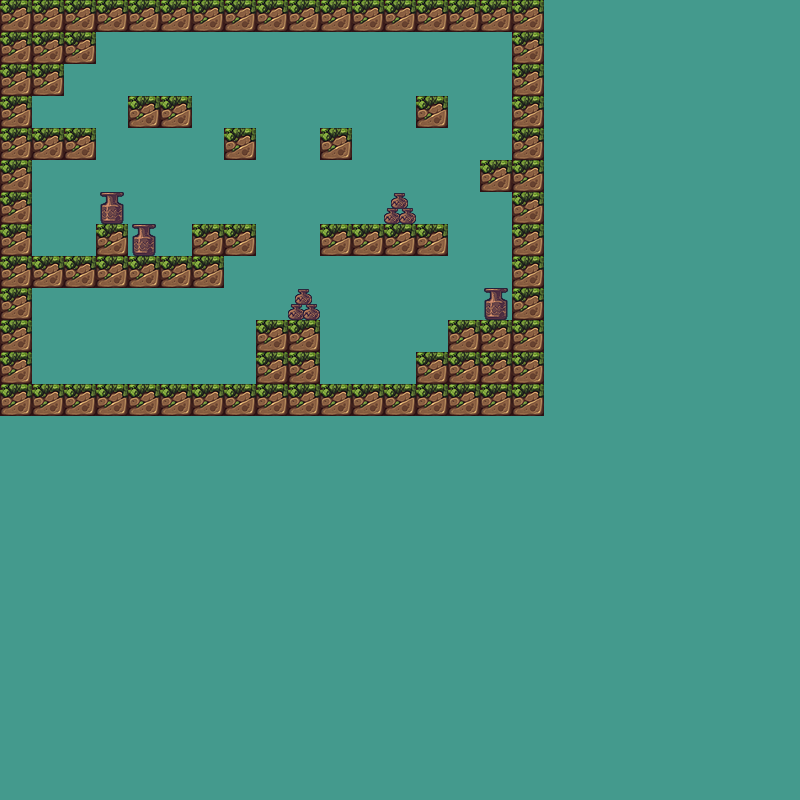

This is a level from a 2D game, rendered from its Tiled map with the project's own tilesets. A one-line summary and the complete map file follow:
An orthogonal 25x25 tile map with 32x32 px tiles, 2 tile layers (Tile Layer 2, Tile Layer 1) and 13 objects (11x texture, player, finish).

<map version="1.0" orientation="orthogonal" renderorder="right-down" width="25" height="25" tilewidth="32" tileheight="32" nextobjectid="50">
 <tileset firstgid="1" name="hyptosis_tile-art-batch-1" tilewidth="32" tileheight="32" tilecount="900" columns="30">
  <image source="hyptosis_tile-art-batch-1.png" width="960" height="960" />
 </tileset>
 <layer name="Tile Layer 2" width="25" height="25">
  <data encoding="csv">
208,208,208,208,208,208,208,208,208,208,208,208,208,208,208,208,208,208,208,208,208,208,208,208,208,
208,208,208,208,208,208,208,208,208,208,208,208,208,208,208,208,208,208,208,208,208,208,208,208,208,
208,208,208,208,208,208,208,208,208,208,208,208,208,208,208,208,208,208,208,208,208,208,208,208,208,
208,208,208,208,208,208,208,208,208,208,208,208,208,208,208,208,208,208,208,208,208,208,208,208,208,
208,208,208,208,208,208,208,208,208,208,208,208,208,208,208,208,208,208,208,208,208,208,208,208,208,
208,208,208,208,208,208,208,208,208,208,208,208,208,208,208,208,208,208,208,208,208,208,208,208,208,
208,208,208,208,208,208,208,208,208,208,208,208,208,208,208,208,208,208,208,208,208,208,208,208,208,
208,208,208,208,208,208,208,208,208,208,208,208,208,208,208,208,208,208,208,208,208,208,208,208,208,
208,208,208,208,208,208,208,208,208,208,208,208,208,208,208,208,208,208,208,208,208,208,208,208,208,
208,208,208,208,208,208,208,208,208,208,208,208,208,208,208,208,208,208,208,208,208,208,208,208,208,
208,208,208,208,208,208,208,208,208,208,208,208,208,208,208,208,208,208,208,208,208,208,208,208,208,
208,208,208,208,208,208,208,208,208,208,208,208,208,208,208,208,208,208,208,208,208,208,208,208,208,
208,208,208,208,208,208,208,208,208,208,208,208,208,208,208,208,208,208,208,208,208,208,208,208,208,
208,208,208,208,208,208,208,208,208,208,208,208,208,208,208,208,208,208,208,208,208,208,208,208,208,
208,208,208,208,208,208,208,208,208,208,208,208,208,208,208,208,208,208,208,208,208,208,208,208,208,
208,208,208,208,208,208,208,208,208,208,208,208,208,208,208,208,208,208,208,208,208,208,208,208,208,
208,208,208,208,208,208,208,208,208,208,208,208,208,208,208,208,208,208,208,208,208,208,208,208,208,
208,208,208,208,208,208,208,208,208,208,208,208,208,208,208,208,208,208,208,208,208,208,208,208,208,
208,208,208,208,208,208,208,208,208,208,208,208,208,208,208,208,208,208,208,208,208,208,208,208,208,
208,208,208,208,208,208,208,208,208,208,208,208,208,208,208,208,208,208,208,208,208,208,208,208,208,
208,208,208,208,208,208,208,208,208,208,208,208,208,208,208,208,208,208,208,208,208,208,208,208,208,
208,208,208,208,208,208,208,208,208,208,208,208,208,208,208,208,208,208,208,208,208,208,208,208,208,
208,208,208,208,208,208,208,208,208,208,208,208,208,208,208,208,208,208,208,208,208,208,208,208,208,
208,208,208,208,208,208,208,208,208,208,208,208,208,208,208,208,208,208,208,208,208,208,208,208,208,
208,208,208,208,208,208,208,208,208,208,208,208,208,208,208,208,208,208,208,208,208,208,208,208,208
</data>
 </layer>
 <layer name="Tile Layer 1" width="25" height="25">
  <data encoding="csv">
248,248,248,248,248,248,248,248,248,248,248,248,248,248,248,248,248,0,0,0,0,0,0,0,0,
248,248,248,0,0,0,0,0,0,0,0,0,0,0,0,0,248,0,0,0,0,0,0,0,0,
248,248,0,0,0,0,0,0,0,0,0,0,0,0,0,0,248,0,0,0,0,0,0,0,0,
248,0,0,0,248,248,0,0,0,0,0,0,0,248,0,0,248,0,0,0,0,0,0,0,0,
248,248,248,0,0,0,0,248,0,0,248,0,0,0,0,0,248,0,0,0,0,0,0,0,0,
248,0,0,0,0,0,0,0,0,0,0,0,0,0,0,248,248,0,0,0,0,0,0,0,0,
248,0,0,331,0,0,0,0,0,0,0,0,274,0,0,0,248,0,0,0,0,0,0,0,0,
248,0,0,248,331,0,248,248,0,0,248,248,248,248,0,0,248,0,0,0,0,0,0,0,0,
248,248,248,248,248,248,248,0,0,0,0,0,0,0,0,0,248,0,0,0,0,0,0,0,0,
248,0,0,0,0,0,0,0,0,274,0,0,0,0,0,331,248,0,0,0,0,0,0,0,0,
248,0,0,0,0,0,0,0,248,248,0,0,0,0,248,248,248,0,0,0,0,0,0,0,0,
248,0,0,0,0,0,0,0,248,248,0,0,0,248,248,248,248,0,0,0,0,0,0,0,0,
248,248,248,248,248,248,248,248,248,248,248,248,248,248,248,248,248,0,0,0,0,0,0,0,0,
0,0,0,0,0,0,0,0,0,0,0,0,0,0,0,0,0,0,0,0,0,0,0,0,0,
0,0,0,0,0,0,0,0,0,0,0,0,0,0,0,0,0,0,0,0,0,0,0,0,0,
0,0,0,0,0,0,0,0,0,0,0,0,0,0,0,0,0,0,0,0,0,0,0,0,0,
0,0,0,0,0,0,0,0,0,0,0,0,0,0,0,0,0,0,0,0,0,0,0,0,0,
0,0,0,0,0,0,0,0,0,0,0,0,0,0,0,0,0,0,0,0,0,0,0,0,0,
0,0,0,0,0,0,0,0,0,0,0,0,0,0,0,0,0,0,0,0,0,0,0,0,0,
0,0,0,0,0,0,0,0,0,0,0,0,0,0,0,0,0,0,0,0,0,0,0,0,0,
0,0,0,0,0,0,0,0,0,0,0,0,0,0,0,0,0,0,0,0,0,0,0,0,0,
0,0,0,0,0,0,0,0,0,0,0,0,0,0,0,0,0,0,0,0,0,0,0,0,0,
0,0,0,0,0,0,0,0,0,0,0,0,0,0,0,0,0,0,0,0,0,0,0,0,0,
0,0,0,0,0,0,0,0,0,0,0,0,0,0,0,0,0,0,0,0,0,0,0,0,0,
0,0,0,0,0,0,0,0,0,0,0,0,0,0,0,0,0,0,0,0,0,0,0,0,0
</data>
 </layer>
 <objectgroup name="Object Layer 1">
  <object id="1" name="player" gid="782" x="99" y="383" width="32" height="32">
   <properties>
    <property name="solid" type="bool" value="false" />
   </properties>
  </object>
  <object id="32" name="texture" x="544" y="0.333333">
   <polyline points="0,0 -0.333333,415.667 -543.333,415 -542.667,0.333333 1,0.333333 -31.3333,29.3333 -31.3333,319 -94.6667,320 -95.3333,352 -127.333,351.667 -128,383.667 -512.333,383.667 -512.333,287.333 -319.667,288 -320,255.667 -288.333,255.333 -288.667,224 -351,224 -351.333,255.333 -389.333,256.333 -387.667,251.667 -388,235 -392.333,230 -385.667,223.333 -420.333,222.667 -420,190.667 -448.333,191 -448,254 -511.667,255 -512,158 -448.667,159.333 -448.333,126.667 -511.667,127.667 -511.333,95 -479.667,95.3333 -480,64 -448.333,64 -448,31.3333 -32,31" />
  </object>
  <object id="33" name="texture" x="129" y="96.3333">
   <polyline points="0,0 62.6667,0 62.3333,32.3333 -1.33333,31.6667 -0.333333,0.333333" />
  </object>
  <object id="34" name="texture" x="225" y="128.667" width="31" height="31.3333" />
  <object id="35" name="texture" x="321" y="128.667" width="30.3333" height="30.6667" />
  <object id="36" name="texture" x="417" y="96.6667" width="30.6667" height="31" />
  <object id="40" name="texture" x="481" y="160.667" width="31.6667" height="31" />
  <object id="41" name="texture" x="320.667" y="224.333" width="127.333" height="32.3333" />
  <object id="42" name="texture" x="384.333" y="223.333">
   <polyline points="0,0 -0.333333,-14 9.33333,-32.6667 21.3333,-32.6667 31,-14.6667 31.6667,0 0.666667,1" />
  </object>
  <object id="44" name="texture" x="484" y="288">
   <polyline points="0,0 24.3333,0 24.3333,4.33333 18.6667,5.66667 18.6667,10.3333 24,12.3333 23.6667,31.6667 0.333333,32 0,11.3333 5.33333,8.66667 5.33333,5 -0.666667,4.33333 0.666667,-0.333333" />
  </object>
  <object id="45" name="texture" x="288.333" y="319">
   <polyline points="0,0 0,-14.6667 10,-32 23.6667,-31.6667 31.6667,-14.6667 31.6667,-0.333333 0.666667,0" />
  </object>
  <object id="46" name="texture" x="256.667" y="320" width="63.6667" height="63.6667" />
  <object id="49" name="finish" gid="837" x="63" y="127.333" width="32" height="32" />
 </objectgroup>
</map>
